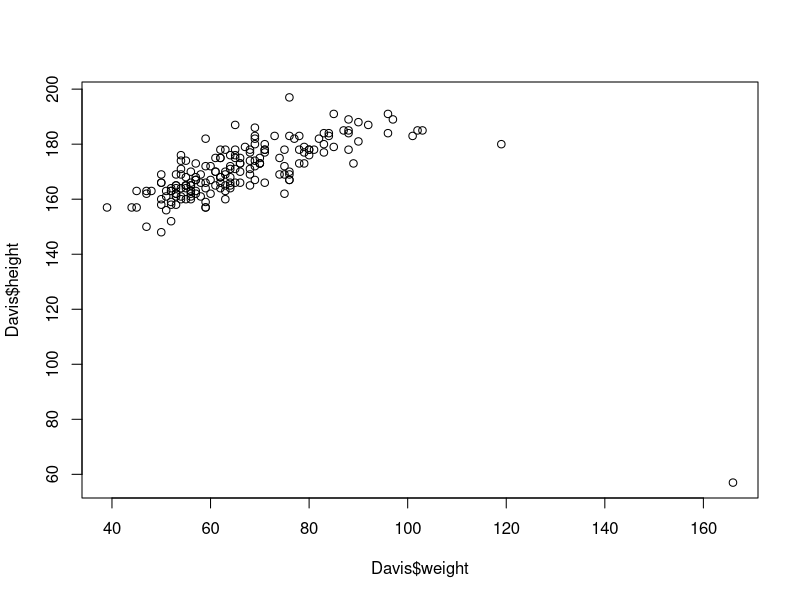
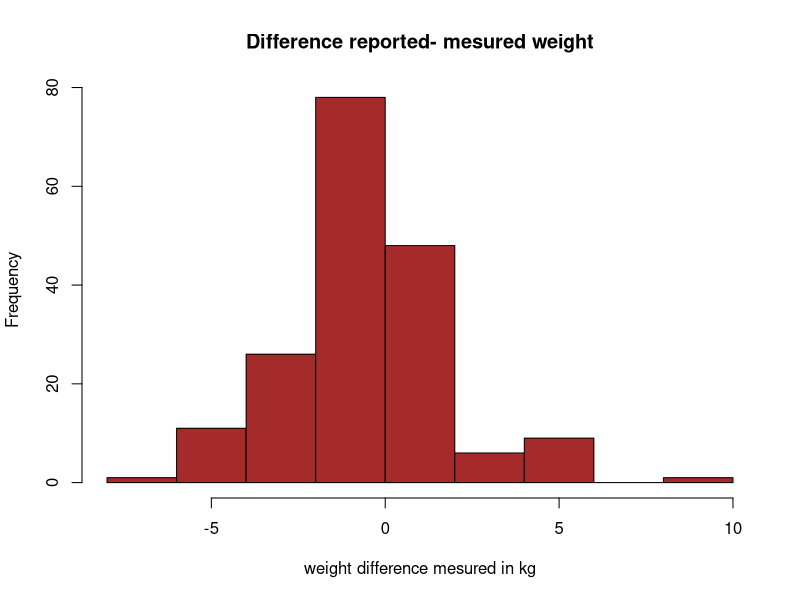
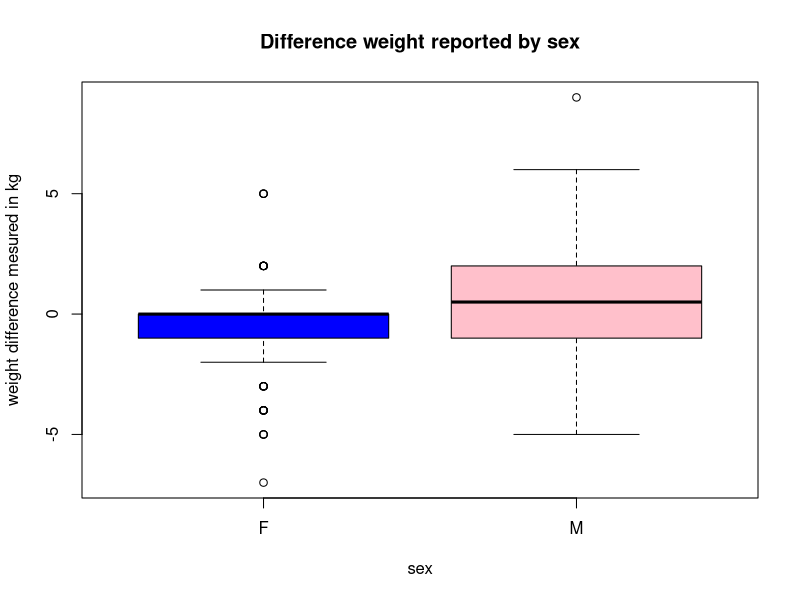

The R script that drew these images, in order:
library(carData)
data("Davis")
?Davis
head(Davis)
summary(Davis)
Davis=na.omit(Davis)
plot(Davis$weight,Davis$height)
Davis[Davis$height<100,]
Davis[Davis$weight>110,]
Davis=Davis[-12,]
weightdifference=Davis$repwt-Davis$weight
Davis$weightdifference=Davis$repwt-Davis$weight
mean(weightdifference[Davis$sex=="M"])
mean(weightdifference[Davis$sex=="F"])
hist(Davis$weightdifference,
     col = "brown",
     main="Difference reported- mesured weight",
     xlab="weight difference mesured in kg")
boxplot(weightdifference~sex,data = Davis,
     col = c("blue","pink"),
     main="Difference weight reported by sex",
     ylab ="weight difference mesured in kg", 
     xlab="sex")
#we notice female lies more about their weight by difference from 0
#males reported more weight that they are actually are while womman reported less weight 
